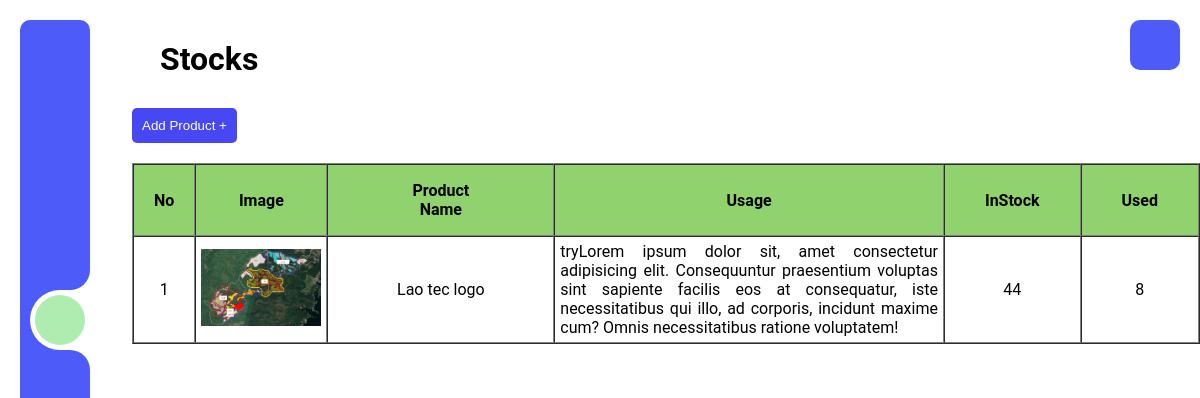
/users/stock_mgm.php, run on the app's committed database.
### tables this page shows
CREATE TABLE `stocks` (
  `st_id` int(11) NOT NULL,
  `image` blob NOT NULL,
  `pd_name` text NOT NULL,
  `pd_usage` text NOT NULL,
  `instock` int(11) NOT NULL,
  `used` int(11) NOT NULL
);

### users/stock_mgm.php (the view, shortened to what this page needs)
<?php
include 'header.php';
?>
<?php include 'sidebar.php'; ?>
<div class="head">
    <h1 style="margin:40px 0px 0 160px">Stocks</h1>
</div>
<div class="addtask">
    <a href="addstocks.php"><button class="btn-add">Add Product +</button></a>
</div>
<div class="table-list">
    <table border="1px" cellspacing="0">
        <thead>
            <tr>
                <th style="padding-left:20px;padding-right:20px">No</th>
                <th style="padding-left:40px;padding-right:40px">Image</th>
                <th style="padding-left:62px;padding-right:62px">Product Name</th>
                <th style="padding-left:62px;padding-right:62px">Usage</th>
                <th style="padding-left:40px;padding-right:40px">InStock</th>
                <th style="padding-left:40px;padding-right:40px">Used</th>
            </tr>
        </thead>
        <tr>
            <?php
            $res_emp = mysqli_query($con, "select * from stocks");
            $cnt = 1;
            while ($row = mysqli_fetch_array($res_emp)) {
            ?>
                <td><?php echo $cnt; ?></td>
                <td><img src="../images/products/<?php echo $row['image']; ?>" alt="emp-image" width="120px"></td>
                <td><?php echo $row['pd_name']; ?></td>
                <td style="max-width: 400px;text-align:justify"><?php echo $row['pd_usage'] ?></td>
                <td><?php echo $row['instock']; ?></td>
                <td><?php echo $row['used']; ?></td>
        </tr>
    <?php
                $cnt = $cnt + 1;
            }
    ?>
    </table>
</div>
<?php include 'footer.php' ?>

### users/style.css (style rules this page uses)
* { margin: 0; padding: 0; box-sizing: border-box; }
body { min-height: 100vh; background: #fff; }
.btn-add { background-color: rgb(71, 71, 243); color: white; border: none; padding: 10px; border-radius: 5px; margin: 30px 0px 0px 11%; cursor: pointer; }
.table-list { margin-left: 11%; margin-top: 20px; }
table th { padding: 1em; background-color: #90D26D; }
table td { padding: 5px; text-align: center; }
a { text-decoration: none; }
body { background-color: #ffffff; font-family: roboto; }

### data on the page
stocks: image (picture), pd_name "Lao tec logo", pd_usage "tryLorem ipsum dolor sit, amet consectetur adipisicing elit. Consequuntur praesentium voluptas sint sapiente facilis eos at consequatur, iste necessitatibus qui illo, ad corporis, incidunt maxime cum? Omnis necessitatibus ratione voluptatem!", instock "44", used "8"
